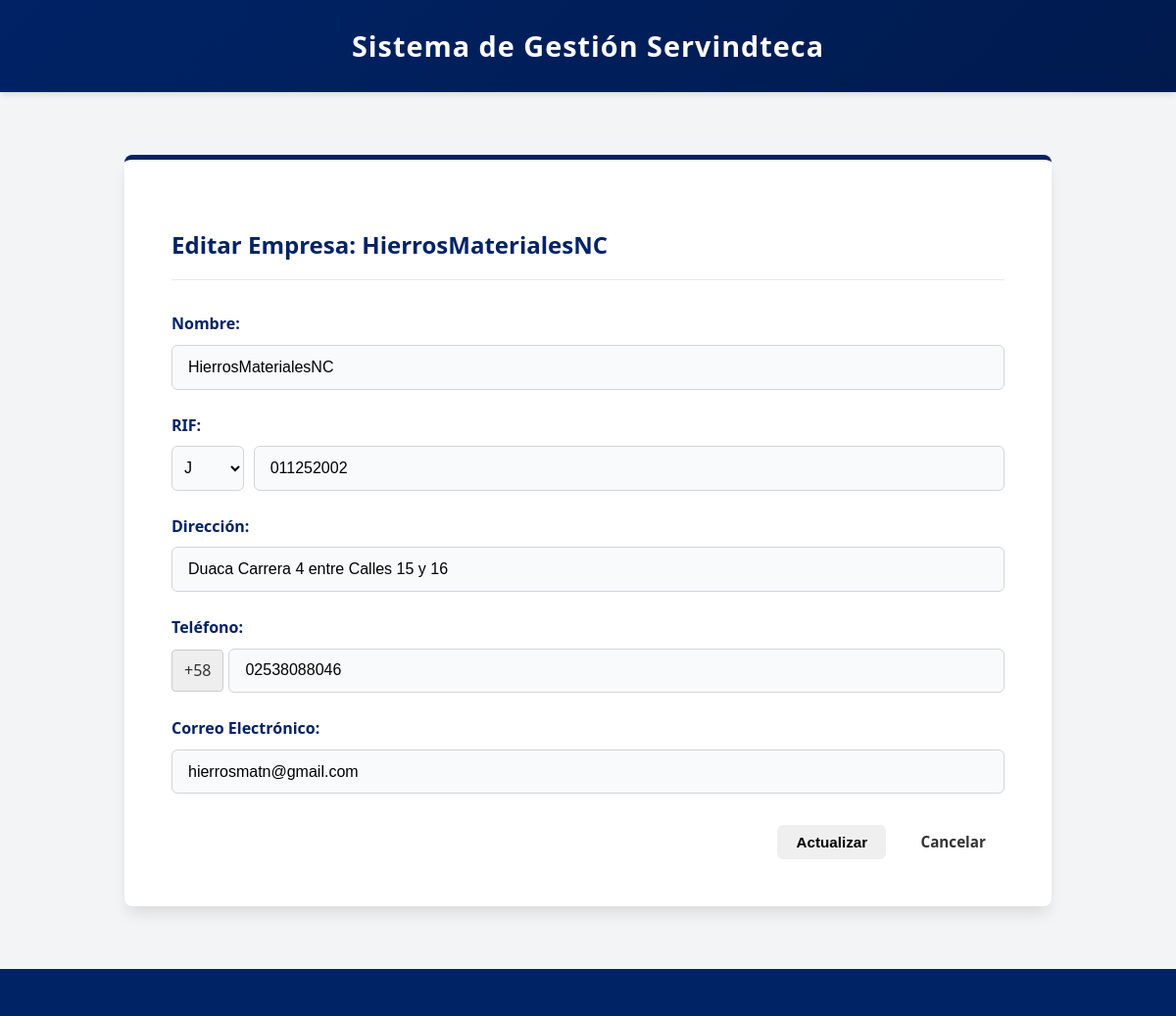
Page /empresas/editar.php?id=1 on the committed database.
### tables this page shows
CREATE TABLE `empresas` (
  `id` int NOT NULL,
  `nombre` varchar(100) NOT NULL,
  `rif` varchar(20) NOT NULL,
  `direccion` varchar(255) DEFAULT NULL,
  `telefono` varchar(50) DEFAULT NULL,
  `email` varchar(100) DEFAULT NULL,
  `fecha_registro` timestamp NOT NULL DEFAULT CURRENT_TIMESTAMP
);

### empresas/editar.php (the view, shortened to what this page needs)
<?php
require_once '../includes/database.php';
$id = isset($_GET['id']) ? intval($_GET['id']) : 0;
$stmt = $conn->prepare("SELECT * FROM empresas WHERE id = ?");
$stmt->bind_param("i", $id);
$stmt->execute();
$empresa = $stmt->get_result()->fetch_assoc();
$rif_actual_letra = strtoupper(substr($empresa['rif'], 0, 1));
$rif_actual_numero = preg_replace('/[^0-9]/', '', substr($empresa['rif'], 1));
$telefono_limpio = str_replace('+58', '', $empresa['telefono'] ?? '');
?>
<?php include '../includes/header.php'; ?>
<section class="form-container">
    <h2>Editar Empresa: <?= htmlspecialchars($empresa['nombre']) ?></h2>
    <form method="POST">
        <div class="form-group">
            <label for="nombre">Nombre:</label>
            <input type="text" id="nombre" name="nombre" value="<?= htmlspecialchars($empresa['nombre']) ?>" required>
        </div>
        <div class="form-group">
            <label>RIF:</label>
            <div style="display: flex; gap: 10px;">
                <select name="rif_tipo" style="width: 80px; padding: 8px;">
                    <option value="J" <?= $rif_actual_letra == 'J' ? 'selected' : '' ?>>J</option>
                </select>
                <input type="text" name="rif_numero" value="<?= htmlspecialchars($rif_actual_numero) ?>" required pattern="[0-9-]+" title="Solo números">
            </div>
        </div>
        <div class="form-group">
            <label for="direccion">Dirección:</label>
            <input type="text" id="direccion" name="direccion" value="<?= htmlspecialchars($empresa['direccion'] ?? '') ?>">
        </div>
        <div class="form-group">
            <label for="telefono">Teléfono:</label>
            <div style="display: flex; align-items: center; gap: 5px;">
                <span style="background: #eee; padding: 8px 12px; border: 1px solid #ccc; border-radius: 4px;">+58</span>
                <input type="number" id="telefono" name="telefono" value="<?= htmlspecialchars($telefono_limpio) ?>" style="flex: 1;">
            </div>
        </div>
        <div class="form-group">
            <label for="email">Correo Electrónico:</label>
            <input type="email" id="email" name="email" value="<?= htmlspecialchars($empresa['email'] ?? '') ?>">
        </div>
        <div class="form-actions">
            <button type="submit" class="btn">Actualizar</button>
            <a href="index.php" class="btn secondary">Cancelar</a>
        </div>
    </form>
</section>
<?php include '../includes/footer.php'; ?>

### css/styles.css (style rules this page uses)
:root { --azul-rey: #002366; --azul-oscuro: #001a4d; --azul-claro: #e6f2ff; --naranja: #FF8C00; --blanco: #ffffff; --gris: #f3f4f6; --texto: #333333; --success: #22c55e; --danger: #dc3545; --warning: #f59e0b; --radio: 8px; --sombra-suave: 0 4px 6px -1px rgba(0,0,0,0.1); --sombra-fuerte: 0 10px 15px -3px rgba(0, 0, 0, 0.1); }
body { font-family: 'Segoe UI', Tahoma, Geneva, Verdana, sans-serif; margin: 0; padding: 0; background-color: var(--gris); color: var(--texto); line-height: 1.6; display: flex; flex-direction: column; min-height: 100vh; }
a { text-decoration: none; color: inherit; }
.btn, .btn-new, .btn-edit, .btn-eliminar, .btn-primary, .btn-secondary, .btn-danger, .btn-logout, .btn-login { display: inline-flex; align-items: center; justify-content: center; gap: 0.5rem; padding: 0.6rem 1.2rem; border-radius: 6px; font-weight: 600; cursor: pointer; transition: all 0.2s ease; border: none; text-decoration: none; font-size: 0.95rem; line-height: 1; }
.form-container { background-color: var(--blanco); max-width: 850px; margin: 2rem auto; padding: 3rem; border-radius: var(--radio); box-shadow: var(--sombra-fuerte); border-top: 5px solid var(--azul-rey); }
.form-container h2 { color: var(--azul-rey); margin-bottom: 2rem; border-bottom: 1px solid #e5e7eb; padding-bottom: 1rem; }
.form-group { margin-bottom: 1.5rem; }
.form-group label { display: block; margin-bottom: 0.5rem; color: var(--azul-rey); font-weight: 600; }
.form-group input, .form-group select, .form-group textarea { width: 100%; padding: 0.8rem 1rem; border: 1px solid #d1d5db; border-radius: 6px; font-size: 1rem; background-color: #f9fafb; box-sizing: border-box; }
.form-actions { display: flex; justify-content: flex-end; gap: 1rem; margin-top: 2rem; }

### rows in the picture
empresas: nombre "HierrosMaterialesNC", rif_tipo "J", rif_numero "011252002", direccion "Duaca Carrera 4 entre Calles 15 y 16", telefono "02538088046", email "hierrosmatn@gmail.com"
